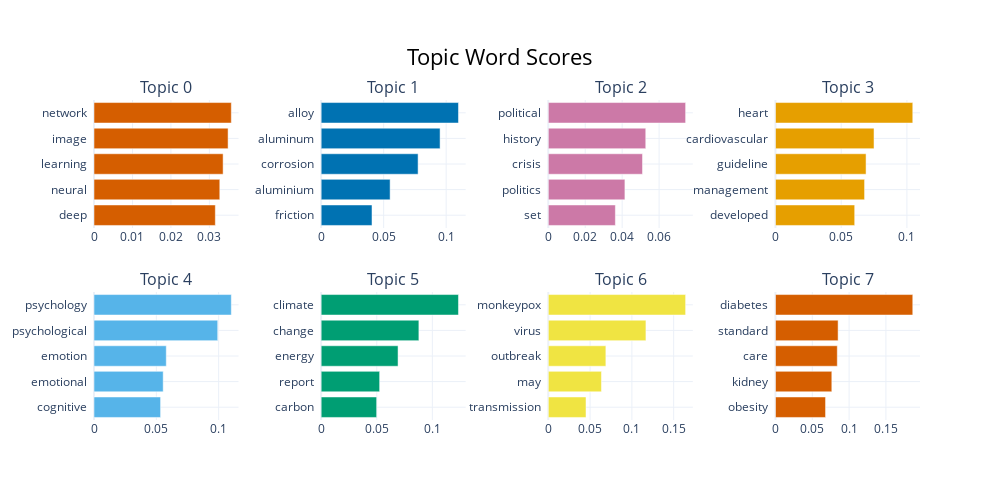

The notebook cell saved with this chart:
### Code cell
model.visualize_barchart()

### Figure 1 — Plotly figure (JSON) as saved in the notebook; plotly's stock layout.template omitted (floating-point values rounded to 4 significant figures)
{"data": [{"marker": {"color": "#D55E00"}, "orientation": "h", "type": "bar", "x": [0.03155, 0.03271, 0.03357, 0.03487, 0.03571], "xaxis": "x", "y": ["deep  ", "neural  ", "learning  ", "image  ", "network  "], "yaxis": "y"}, {"marker": {"color": "#0072B2"}, "orientation": "h", "type": "bar", "x": [0.04069, 0.05517, 0.07755, 0.09514, 0.1099], "xaxis": "x2", "y": ["friction  ", "aluminium  ", "corrosion  ", "aluminum  ", "alloy  "], "yaxis": "y2"}, {"marker": {"color": "#CC79A7"}, "orientation": "h", "type": "bar", "x": [0.03632, 0.04149, 0.05103, 0.05278, 0.07438], "xaxis": "x3", "y": ["set  ", "politics  ", "crisis  ", "history  ", "political  "], "yaxis": "y3"}, {"marker": {"color": "#E69F00"}, "orientation": "h", "type": "bar", "x": [0.06027, 0.06778, 0.06891, 0.07497, 0.1044], "xaxis": "x4", "y": ["developed  ", "management  ", "guideline  ", "cardiovascular  ", "heart  "], "yaxis": "y4"}, {"marker": {"color": "#56B4E9"}, "orientation": "h", "type": "bar", "x": [0.05343, 0.05552, 0.05799, 0.09927, 0.1102], "xaxis": "x5", "y": ["cognitive  ", "emotional  ", "emotion  ", "psychological  ", "psychology  "], "yaxis": "y5"}, {"marker": {"color": "#009E73"}, "orientation": "h", "type": "bar", "x": [0.04991, 0.05259, 0.06915, 0.08789, 0.1235], "xaxis": "x6", "y": ["carbon  ", "report  ", "energy  ", "change  ", "climate  "], "yaxis": "y6"}, {"marker": {"color": "#F0E442"}, "orientation": "h", "type": "bar", "x": [0.04511, 0.06356, 0.06886, 0.1168, 0.1643], "xaxis": "x7", "y": ["transmission  ", "may  ", "outbreak  ", "virus  ", "monkeypox  "], "yaxis": "y7"}, {"marker": {"color": "#D55E00"}, "orientation": "h", "type": "bar", "x": [0.06803, 0.07653, 0.08396, 0.08506, 0.1864], "xaxis": "x8", "y": ["obesity  ", "kidney  ", "care  ", "standard  ", "diabetes  "], "yaxis": "y8"}], "layout": {"annotations": [{"font": {"size": 16}, "showarrow": false, "text": "Topic 0", "x": 0.0875, "xanchor": "center", "xref": "paper", "y": 1, "yanchor": "bottom", "yref": "paper"}, {"font": {"size": 16}, "showarrow": false, "text": "Topic 1", "x": 0.3625, "xanchor": "center", "xref": "paper", "y": 1, "yanchor": "bottom", "yref": "paper"}, {"font": {"size": 16}, "showarrow": false, "text": "Topic 2", "x": 0.6375, "xanchor": "center", "xref": "paper", "y": 1, "yanchor": "bottom", "yref": "paper"}, {"font": {"size": 16}, "showarrow": false, "text": "Topic 3", "x": 0.9125, "xanchor": "center", "xref": "paper", "y": 1, "yanchor": "bottom", "yref": "paper"}, {"font": {"size": 16}, "showarrow": false, "text": "Topic 4", "x": 0.0875, "xanchor": "center", "xref": "paper", "y": 0.4, "yanchor": "bottom", "yref": "paper"}, {"font": {"size": 16}, "showarrow": false, "text": "Topic 5", "x": 0.3625, "xanchor": "center", "xref": "paper", "y": 0.4, "yanchor": "bottom", "yref": "paper"}, {"font": {"size": 16}, "showarrow": false, "text": "Topic 6", "x": 0.6375, "xanchor": "center", "xref": "paper", "y": 0.4, "yanchor": "bottom", "yref": "paper"}, {"font": {"size": 16}, "showarrow": false, "text": "Topic 7", "x": 0.9125, "xanchor": "center", "xref": "paper", "y": 0.4, "yanchor": "bottom", "yref": "paper"}], "height": 500, "hoverlabel": {"bgcolor": "white", "font": {"family": "Rockwell", "size": 16}}, "showlegend": false, "title": {"font": {"color": "Black", "size": 22}, "text": "Topic Word Scores", "x": 0.5, "xanchor": "center", "yanchor": "top"}, "width": 1000, "xaxis": {"anchor": "y", "domain": [0, 0.175], "showgrid": true}, "xaxis2": {"anchor": "y2", "domain": [0.275, 0.45], "showgrid": true}, "xaxis3": {"anchor": "y3", "domain": [0.55, 0.725], "showgrid": true}, "xaxis4": {"anchor": "y4", "domain": [0.825, 1], "showgrid": true}, "xaxis5": {"anchor": "y5", "domain": [0, 0.175], "showgrid": true}, "xaxis6": {"anchor": "y6", "domain": [0.275, 0.45], "showgrid": true}, "xaxis7": {"anchor": "y7", "domain": [0.55, 0.725], "showgrid": true}, "xaxis8": {"anchor": "y8", "domain": [0.825, 1], "showgrid": true}, "yaxis": {"anchor": "x", "domain": [0.6, 1], "showgrid": true}, "yaxis2": {"anchor": "x2", "domain": [0.6, 1], "showgrid": true}, "yaxis3": {"anchor": "x3", "domain": [0.6, 1], "showgrid": true}, "yaxis4": {"anchor": "x4", "domain": [0.6, 1], "showgrid": true}, "yaxis5": {"anchor": "x5", "domain": [0, 0.4], "showgrid": true}, "yaxis6": {"anchor": "x6", "domain": [0, 0.4], "showgrid": true}, "yaxis7": {"anchor": "x7", "domain": [0, 0.4], "showgrid": true}, "yaxis8": {"anchor": "x8", "domain": [0, 0.4], "showgrid": true}}}
